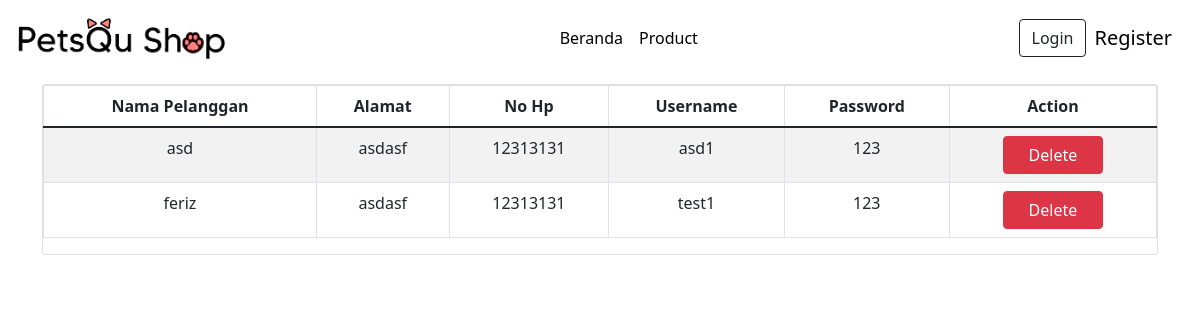
Screenshot of /lsp/admin_pelanggan.php with the database file from the repository.
### tables this page shows
CREATE TABLE `tb_pelanggan` (
  `id_pelanggan` int(5) NOT NULL,
  `username` varchar(50) NOT NULL,
  `password` varchar(16) NOT NULL,
  `nama_pelanggan` varchar(32) NOT NULL,
  `alamat_pelanggan` varchar(50) NOT NULL,
  `no_hp` varchar(12) NOT NULL
);

### lsp/config/conn.php (called while the page is built, shortened)
<?php
class config
{
    public function __construct()
    {
        $host = "localhost";
        $username = "root";
        $pass = "";
        $dbname = "petsqushop";
        try {
            $this->pdo = new PDO(
                "mysql:host=$host;dbname=$dbname",
                $username,
                $pass,
            );
            $this->pdo->setAttribute(PDO::ATTR_ERRMODE, PDO::ERRMODE_EXCEPTION);
        } catch (PDOException $e) {
            echo "Connection failed :" . $e->getMessage();
        }
    }
    public function showPelanggan()
    {
        $query = $this->pdo->prepare("SELECT * FROM tb_pelanggan ORDER BY username ASC");
        $query->execute();
        return $query->fetchAll();
    }
}

### lsp/admin_pelanggan.php (the view, shortened to what this page needs)
<?php
include('includes/header.php');
require "./config/conn.php";
$con = new config();
$results = $con->showPelanggan();
?>
<div class="cart">
    <div class="container">
        <div class="row">
            <div class="list-beli col-12">
                <div class="card my-2 bg-white text-dark">
                    <ul class="list-group list-group-flush">
                        <table class="table table-striped table-bordered table-hover">
                            <thead class="thead-light">
                                <tr>
                                    <th scope="col" class="text-center">Nama Pelanggan</th>
                                    <th scope="col" class="text-center">Alamat</th>
                                    <th scope="col" class="text-center">No Hp</th>
                                    <th scope="col" class="text-center">Username</th>
                                    <th scope="col" class="text-center">Password</th>
                                    <th scope="col" class="text-center">Action</th>
                                </tr>
                            </thead>
                            <tbody>
                                <?php foreach ($results as $row) : ?>
                                    <tr>
                                        <td class="text-center"><?= $row["nama_pelanggan"]; ?></td>
                                        <td class="text-center"><?= $row["alamat_pelanggan"]; ?></td>
                                        <td class="text-center"><?= $row["no_hp"]; ?></td>
                                        <td class="text-center"><?= $row["username"]; ?></td>
                                        <td class="text-center"><?= $row["password"]; ?></td>
                                        <td class="text-center">
                                            <a href="./config/deletePelanggan.php?id=<?= $row["id_pelanggan"]; ?>"> <button class="btn btn-danger" type="submit" name="delete" style="width:100px; height:auto;">Delete</button></a>
                                        </td>
                                    </tr>
                                <?php endforeach ?>
                            </tbody>
                        </table>
                    </ul>
                </div>
            </div>
        </div>
    </div>
</div>

### lsp/css/styles.css (style rules this page uses)
* { margin: 0; padding: 0; box-sizing: border-box; }

### rows the page displays
tb_pelanggan: nama_pelanggan "asd", alamat_pelanggan "asdasf", no_hp "12313131", username "asd1", password "123"
tb_pelanggan: nama_pelanggan "feriz", alamat_pelanggan "asdasf", no_hp "12313131", username "test1", password "123"
